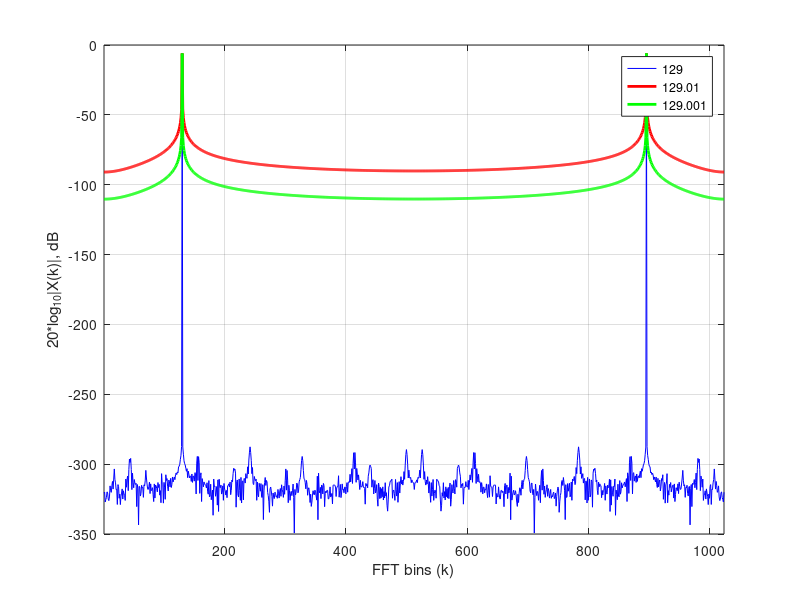

MATLAB code for this plot:
%%%%%%%%%%%%%%%%%%%%%%%%%%%%%%%%%%%%%%%%%%%%%%%%%%%% 
% FFT Demo 2
% Sampled sine signal and its spectrum 
% Demonstration of non-coherent sampling
% Vishal Saxena 2010
%%%%%%%%%%%%%%%%%%%%%%%%%%%%%%%%%%%%%%%%%%%%%%%%%%%% 

clear all; clc; close all;

%% Define params

ampl = 1;       % Amplitude

Nfft = 2^10;    % Record length or FFT size
norm = Nfft;  % FFT normalizing coeff
tone_bin1 = 129;  
tone_bin2 = 129.01;  
tone_bin3 = 129.001
t = [0:Nfft-1];

x1 = ampl*sin(2*pi*tone_bin1/Nfft*t);
X1dB = 20*log10(abs(fft(x1)/norm));

x2 = ampl*sin(2*pi*tone_bin2/Nfft*t);
X2dB = 20*log10(abs(fft(x2)/norm));

x3 = ampl*sin(2*pi*tone_bin3/Nfft*t);
X3dB = 20*log10(abs(fft(x3)/norm));

numOfSamples = 50; 
n=1:numOfSamples;

% figure(1)
% stem(t(n), x1(n), 'b');
% grid on;
% xlabel('samples (n)'), ylabel('x[n]')

figure(2)
plot(X1dB, 'b');
% plot(X1dB, 'bo');  % Just show the points without connecting them
grid on; hold on;
plot(X2dB, 'r', 'LineWidth', 2);
plot(X3dB, 'g', 'LineWidth', 2);
xlim([1 Nfft]);
xlabel('FFT bins (k)'); ylabel('20*log_{10}|X(k)|, dB'); 
legend('129','129.01','129.001');

